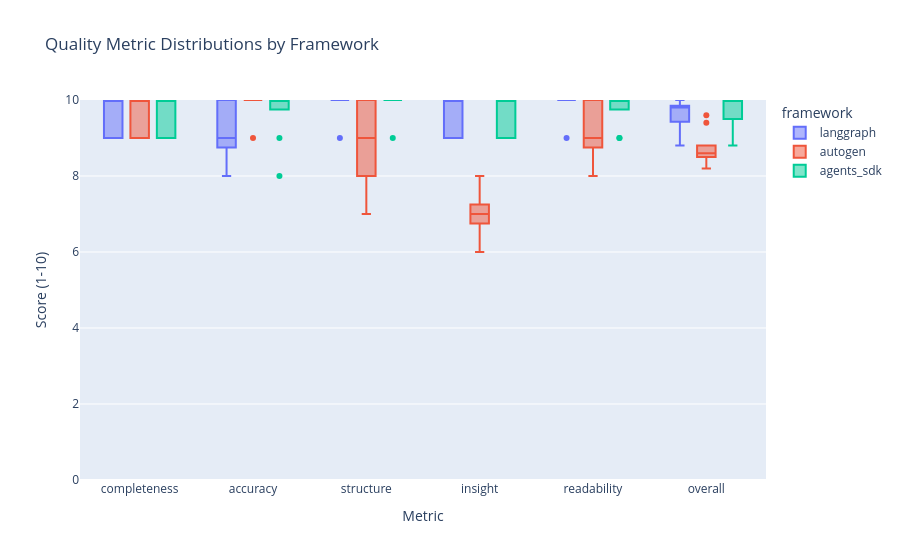

This figure's notebook cell:
### Code cell
if df is not None:
    # Box plots for all quality metrics
    quality_df = df.melt(
        id_vars=["framework"],
        value_vars=quality_cols,
        var_name="metric",
        value_name="score",
    )

    fig = px.box(
        quality_df,
        x="metric",
        y="score",
        color="framework",
        title="Quality Metric Distributions by Framework",
        labels={"score": "Score (1-10)", "metric": "Metric"},
    )
    fig.update_layout(yaxis_range=[0, 10])
    fig.show()

### Figure 1 — Plotly figure (JSON) as saved in the notebook; plotly's stock layout.template omitted (floating-point values rounded to 4 significant figures)
{"data": [{"alignmentgroup": "True", "hovertemplate": "framework=langgraph<br>Metric=%{x}<br>Score (1-10)=%{y}<extra></extra>", "legendgroup": "langgraph", "marker": {"color": "#636efa"}, "name": "langgraph", "notched": false, "offsetgroup": "langgraph", "orientation": "v", "showlegend": true, "type": "box", "x": ["completeness", "completeness", "completeness", "completeness", "completeness", "completeness", "completeness", "completeness", "completeness", "accuracy", "accuracy", "accuracy", "accuracy", "accuracy", "accuracy", "accuracy", "accuracy", "accuracy", "structure", "structure", "structure", "structure", "structure", "structure", "structure", "structure", "structure", "insight", "insight", "insight", "insight", "insight", "insight", "insight", "insight", "insight", "readability", "readability", "readability", "readability", "readability", "readability", "readability", "readability", "readability", "overall", "overall", "overall", "overall", "overall", "overall", "overall", "overall", "overall"], "x0": " ", "xaxis": "x", "y": [9.0, 10.0, 9.0, 9.0, 10.0, 10.0, 10.0, 10.0, 9.0, 8.0, 9.0, 8.0, 10.0, 9.0, 9.0, 10.0, 10.0, 10.0, 10.0, 10.0, 9.0, 10.0, 10.0, 10.0, 10.0, 10.0, 10.0, 9.0, 10.0, 9.0, 9.0, 10.0, 10.0, 10.0, 10.0, 9.0, 10.0, 10.0, 9.0, 10.0, 10.0, 10.0, 10.0, 10.0, 10.0, 9.2, 9.8, 8.8, 9.6, 9.8, 9.8, 10.0, 10.0, 9.5], "y0": " ", "yaxis": "y"}, {"alignmentgroup": "True", "hovertemplate": "framework=autogen<br>Metric=%{x}<br>Score (1-10)=%{y}<extra></extra>", "legendgroup": "autogen", "marker": {"color": "#EF553B"}, "name": "autogen", "notched": false, "offsetgroup": "autogen", "orientation": "v", "showlegend": true, "type": "box", "x": ["completeness", "completeness", "completeness", "completeness", "completeness", "completeness", "completeness", "completeness", "completeness", "accuracy", "accuracy", "accuracy", "accuracy", "accuracy", "accuracy", "accuracy", "accuracy", "accuracy", "structure", "structure", "structure", "structure", "structure", "structure", "structure", "structure", "structure", "insight", "insight", "insight", "insight", "insight", "insight", "insight", "insight", "insight", "readability", "readability", "readability", "readability", "readability", "readability", "readability", "readability", "readability", "overall", "overall", "overall", "overall", "overall", "overall", "overall", "overall", "overall"], "x0": " ", "xaxis": "x", "y": [9.0, 9.0, 10.0, 10.0, 10.0, 10.0, 9.0, 10.0, 9.0, 10.0, 10.0, 10.0, 10.0, 10.0, 10.0, 9.0, 10.0, 10.0, 9.0, 8.0, 10.0, 7.0, 10.0, 10.0, 8.0, 9.0, 8.0, 7.0, 7.0, 8.0, 6.0, 6.0, 7.0, 7.0, 8.0, 7.0, 8.0, 9.0, 10.0, 8.0, 10.0, 10.0, 9.0, 10.0, 9.0, 8.6, 8.6, 9.6, 8.2, 8.5, 8.5, 8.5, 9.4, 8.6], "y0": " ", "yaxis": "y"}, {"alignmentgroup": "True", "hovertemplate": "framework=agents_sdk<br>Metric=%{x}<br>Score (1-10)=%{y}<extra></extra>", "legendgroup": "agents_sdk", "marker": {"color": "#00cc96"}, "name": "agents_sdk", "notched": false, "offsetgroup": "agents_sdk", "orientation": "v", "showlegend": true, "type": "box", "x": ["completeness", "completeness", "completeness", "completeness", "completeness", "completeness", "completeness", "completeness", "completeness", "accuracy", "accuracy", "accuracy", "accuracy", "accuracy", "accuracy", "accuracy", "accuracy", "accuracy", "structure", "structure", "structure", "structure", "structure", "structure", "structure", "structure", "structure", "insight", "insight", "insight", "insight", "insight", "insight", "insight", "insight", "insight", "readability", "readability", "readability", "readability", "readability", "readability", "readability", "readability", "readability", "overall", "overall", "overall", "overall", "overall", "overall", "overall", "overall", "overall"], "x0": " ", "xaxis": "x", "y": [9.0, 9.0, 9.0, 10.0, 10.0, 10.0, 10.0, 10.0, 9.0, 8.0, 10.0, 9.0, 10.0, 10.0, 10.0, 10.0, 10.0, 10.0, 9.0, 10.0, 10.0, 10.0, 10.0, 10.0, 10.0, 10.0, 10.0, 9.0, 9.0, 9.0, 10.0, 10.0, 10.0, 10.0, 10.0, 9.0, 9.0, 10.0, 9.0, 10.0, 10.0, 10.0, 10.0, 10.0, 10.0, 8.8, 9.6, 9.2, 10.0, 10.0, 10.0, 10.0, 10.0, 9.6], "y0": " ", "yaxis": "y"}], "layout": {"boxmode": "group", "legend": {"title": {"text": "framework"}, "tracegroupgap": 0}, "title": {"text": "Quality Metric Distributions by Framework"}, "xaxis": {"anchor": "y", "domain": [0, 1], "title": {"text": "Metric"}}, "yaxis": {"anchor": "x", "domain": [0, 1], "range": [0, 10], "title": {"text": "Score (1-10)"}}}}
